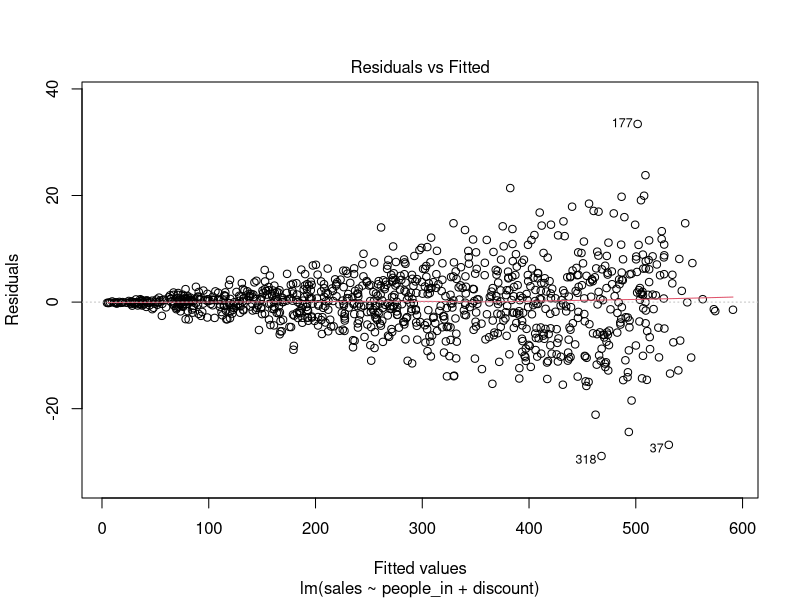
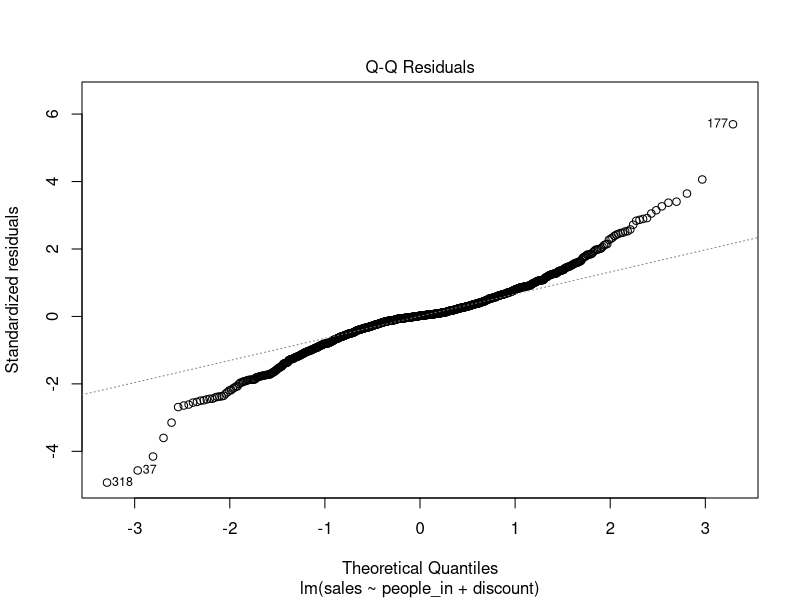
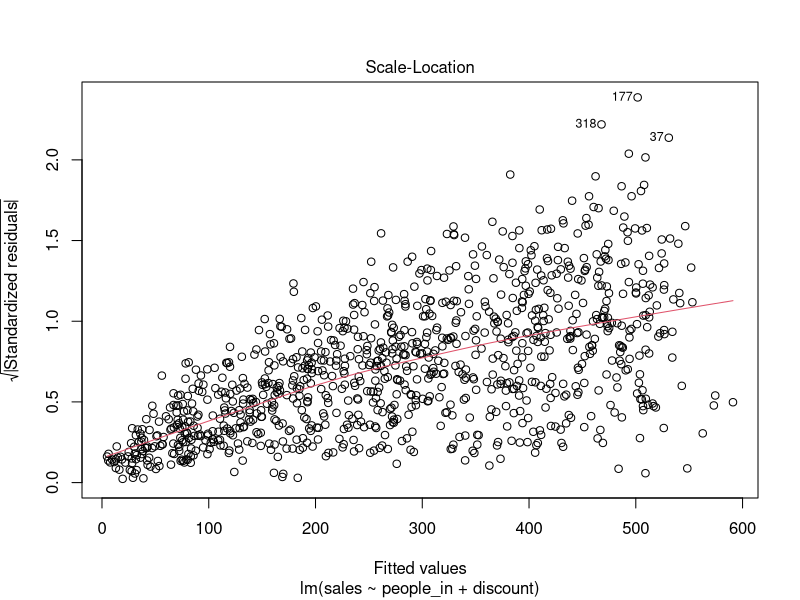
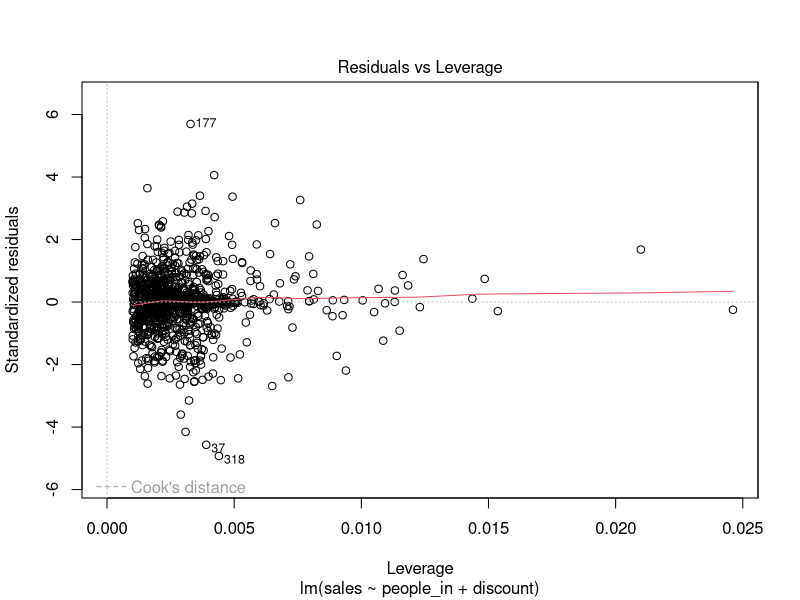

Source code (R) for these figures, in order:
data = read.csv("./people_shopping.csv")

model = lm(sales ~ people_in + discount,data=data) 
plot(model) 

library("lmtest")
bptest(model) 

